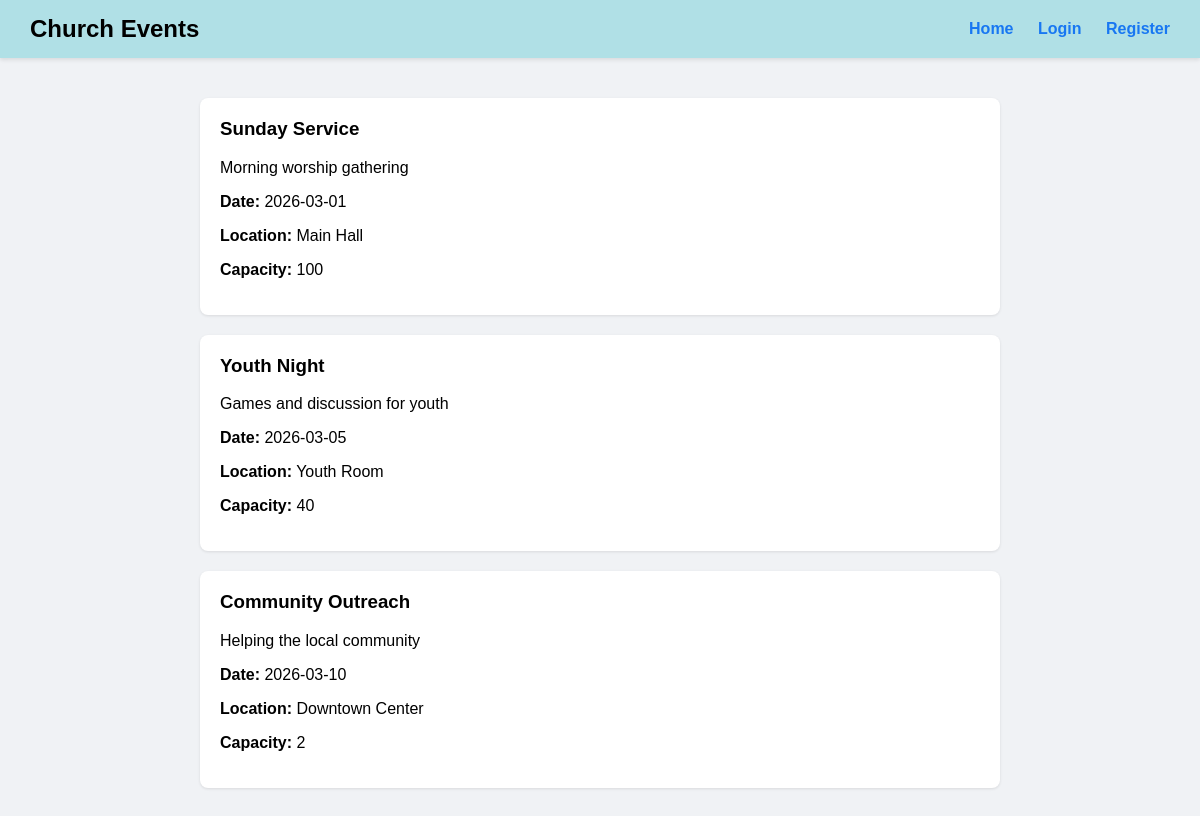
The app's page /events with its own data.
### tables this page shows
CREATE TABLE events (
        id INTEGER PRIMARY KEY AUTOINCREMENT,
        title TEXT NOT NULL,
        description TEXT,
        date TEXT NOT NULL,
        location TEXT NOT NULL,
        capacity INTEGER NOT NULL
    );

### app.py (the view)
@app.route("/events")
def events_page():
    conn = sqlite3.connect("church.db")
    cursor = conn.cursor()
    cursor.execute("SELECT * FROM events")
    rows = cursor.fetchall()
    conn.close()
    events = []
    for row in rows:
        events.append({
            "id": row[0],
            "title": row[1],
            "description": row[2],
            "date": row[3],
            "location": row[4],
            "capacity": row[5]
        })
    return render_template("events.html", events=events)

### templates/events.html (shortened to what this page needs)
<!DOCTYPE html>
<html>
<head>
    <link rel="stylesheet" href="{{ url_for('static', filename='style.css') }}">
</head>
<body>
    <div class="navbar">
        <h2>Church Events</h2>
        <div class="nav-links">
	    <a href="#">Home</a>
            <a href="#">Login</a>
            <a href="#">Register</a>
        </div>
    </div>
    <div class="events-container">
        {% if events %}
            {% for event in events %}
                <div class="event-card">
                    <h3>{{ event.title }}</h3>
                    <p>{{ event.description }}</p>
                    <p><strong>Date:</strong> {{ event.date }}</p>
                    <p><strong>Location:</strong> {{ event.location }}</p>
                    <p><strong>Capacity:</strong> {{ event.capacity }}</p>
                </div>
            {% endfor %}
        {% else %}
            <p>No events available.</p>
        {% endif %}
    </div>
</body>
</html>

### static/style.css (style rules this page uses)
body { margin: 0; font-family: Arial, sans-serif; background-color: #f0f2f5; }
.navbar { background-color: powderblue; padding: 15px 30px; display: flex; justify-content: space-between; align-items: center; box-shadow: 0 2px 4px rgba(0,0,0,0.1); }
.navbar h2 { margin: 0; }
.nav-links a { margin-left: 20px; text-decoration: none; color: #1877f2; font-weight: bold; }
.events-container { max-width: 800px; margin: 40px auto; }
.event-card { background-color: white; padding: 20px; margin-bottom: 20px; border-radius: 8px; box-shadow: 0 1px 3px rgba(0,0,0,0.1); }
.event-card h3 { margin-top: 0; }

### records on screen
events: title "Sunday Service", description "Morning worship gathering", date "2026-03-01", location "Main Hall", capacity "100"
events: title "Youth Night", description "Games and discussion for youth", date "2026-03-05", location "Youth Room", capacity "40"
events: title "Community Outreach", description "Helping the local community", date "2026-03-10", location "Downtown Center", capacity "2"
